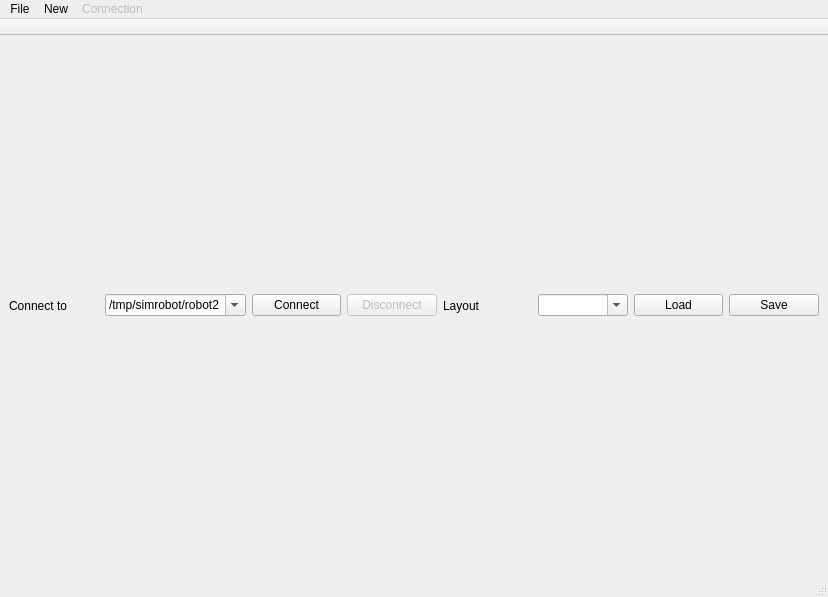
<?xml version="1.0" encoding="UTF-8"?>
<ui version="4.0">
 <class>MainWindow</class>
 <widget class="QMainWindow" name="MainWindow">
  <property name="geometry">
   <rect>
    <x>0</x>
    <y>0</y>
    <width>828</width>
    <height>597</height>
   </rect>
  </property>
  <property name="minimumSize">
   <size>
    <width>410</width>
    <height>246</height>
   </size>
  </property>
  <property name="windowTitle">
   <string>MATE</string>
  </property>
  <property name="dockNestingEnabled">
   <bool>true</bool>
  </property>
  <widget class="QWidget" name="centralwidget">
   <property name="minimumSize">
    <size>
     <width>410</width>
     <height>115</height>
    </size>
   </property>
   <layout class="QHBoxLayout" name="horizontalLayout">
    <item>
     <widget class="QLabel" name="connect_to_label">
      <property name="text">
       <string>Connect to</string>
      </property>
     </widget>
    </item>
    <item>
     <widget class="QComboBox" name="cbxSelectNao">
      <property name="cursor">
       <cursorShape>ArrowCursor</cursorShape>
      </property>
      <property name="editable">
       <bool>true</bool>
      </property>
      <item>
       <property name="text">
        <string>/tmp/simrobot/robot2</string>
       </property>
      </item>
      <item>
       <property name="text">
        <string>localhost</string>
       </property>
      </item>
     </widget>
    </item>
    <item>
     <widget class="QPushButton" name="btnConnectNao">
      <property name="text">
       <string>Connect</string>
      </property>
     </widget>
    </item>
    <item>
     <widget class="QPushButton" name="btnDisconnectNao">
      <property name="enabled">
       <bool>false</bool>
      </property>
      <property name="text">
       <string>Disconnect</string>
      </property>
     </widget>
    </item>
    <item>
     <widget class="QLabel" name="layout_label">
      <property name="text">
       <string>Layout</string>
      </property>
     </widget>
    </item>
    <item>
     <widget class="QComboBox" name="cbxSelectLayout">
      <property name="minimumSize">
       <size>
        <width>0</width>
        <height>0</height>
       </size>
      </property>
      <property name="editable">
       <bool>true</bool>
      </property>
     </widget>
    </item>
    <item>
     <widget class="QPushButton" name="btnLoad">
      <property name="text">
       <string>Load</string>
      </property>
     </widget>
    </item>
    <item>
     <widget class="QPushButton" name="btnSave">
      <property name="text">
       <string>Save</string>
      </property>
     </widget>
    </item>
   </layout>
  </widget>
  <widget class="QMenuBar" name="menubar">
   <property name="geometry">
    <rect>
     <x>0</x>
     <y>0</y>
     <width>828</width>
     <height>20</height>
    </rect>
   </property>
   <widget class="QMenu" name="menuFile">
    <property name="title">
     <string>File</string>
    </property>
    <addaction name="actionSave"/>
    <addaction name="actionClose_all"/>
    <addaction name="actionExit"/>
   </widget>
   <widget class="QMenu" name="menuNew">
    <property name="enabled">
     <bool>true</bool>
    </property>
    <property name="title">
     <string>New</string>
    </property>
    <addaction name="actionImageView"/>
    <addaction name="actionTextView"/>
    <addaction name="actionConfiguration"/>
    <addaction name="actionMapView"/>
    <addaction name="actionPlotView"/>
    <addaction name="actionCameraCalib"/>
   </widget>
   <widget class="QMenu" name="menuConnection">
    <property name="enabled">
     <bool>false</bool>
    </property>
    <property name="title">
     <string>Connection</string>
    </property>
    <addaction name="actionRequest_lists"/>
   </widget>
   <addaction name="menuFile"/>
   <addaction name="menuNew"/>
   <addaction name="menuConnection"/>
  </widget>
  <widget class="QStatusBar" name="statusbar"/>
  <widget class="QToolBar" name="toolBar">
   <property name="windowTitle">
    <string>toolBar</string>
   </property>
   <property name="movable">
    <bool>false</bool>
   </property>
   <attribute name="toolBarArea">
    <enum>TopToolBarArea</enum>
   </attribute>
   <attribute name="toolBarBreak">
    <bool>false</bool>
   </attribute>
  </widget>
  <action name="actionExit">
   <property name="text">
    <string>Exit</string>
   </property>
   <property name="shortcut">
    <string>Ctrl+Q</string>
   </property>
  </action>
  <action name="actionImageView">
   <property name="text">
    <string>Image</string>
   </property>
   <property name="shortcut">
    <string>Ctrl+I</string>
   </property>
  </action>
  <action name="actionTextView">
   <property name="text">
    <string>Text</string>
   </property>
   <property name="shortcut">
    <string>Ctrl+T</string>
   </property>
  </action>
  <action name="actionConfiguration">
   <property name="text">
    <string>Config</string>
   </property>
   <property name="shortcut">
    <string>Ctrl+C</string>
   </property>
  </action>
  <action name="actionMapView">
   <property name="text">
    <string>Map</string>
   </property>
   <property name="shortcut">
    <string>Ctrl+M</string>
   </property>
  </action>
  <action name="actionPlotView">
   <property name="text">
    <string>Plot</string>
   </property>
   <property name="shortcut">
    <string>Ctrl+P</string>
   </property>
  </action>
  <action name="actionSave">
   <property name="text">
    <string>Save Layout</string>
   </property>
   <property name="shortcut">
    <string>Ctrl+S</string>
   </property>
  </action>
  <action name="actionRequest_lists">
   <property name="text">
    <string>Request lists</string>
   </property>
   <property name="shortcut">
    <string>Ctrl+Return</string>
   </property>
  </action>
  <action name="actionClose_all">
   <property name="text">
    <string>Close all</string>
   </property>
   <property name="toolTip">
    <string>Close all widgets</string>
   </property>
   <property name="shortcut">
    <string>Ctrl+Shift+Backspace</string>
   </property>
  </action>
  <action name="actionCameraCalib">
   <property name="text">
    <string>Camera Calibration</string>
   </property>
  </action>
 </widget>
 <resources/>
 <connections/>
</ui>
